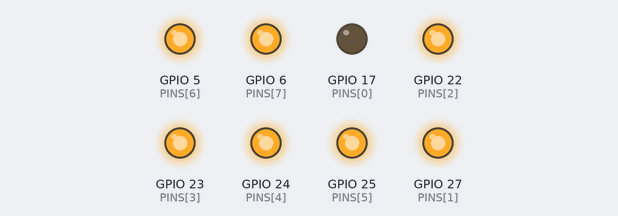
The program below on a simulated Raspberry Pi (BCM pin numbers). Shown: output pins drawn as LEDs (lit = HIGH).

Above: at 0.2 s.
At 1.2 s:
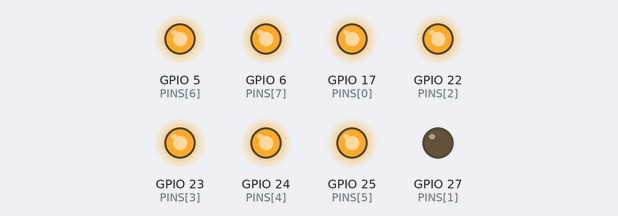
At 2.2 s:
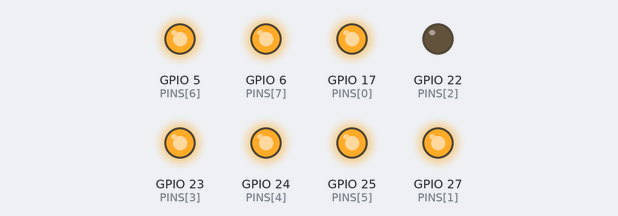
At 5.2 s:
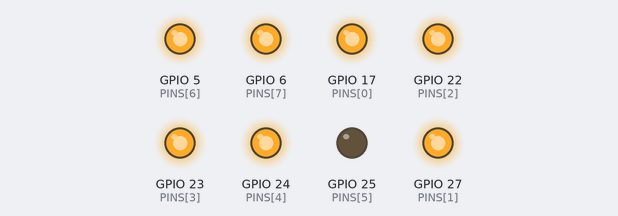
At 7.2 s:
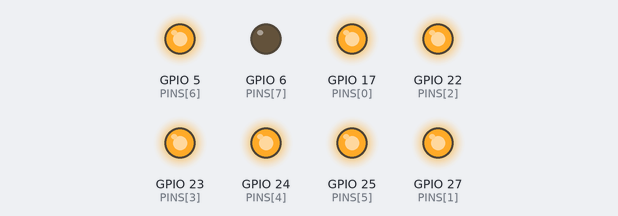
At 9.7 s:
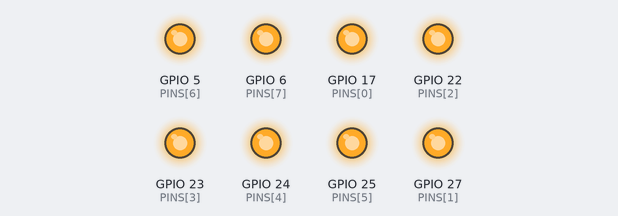
Timing chart, 0 to 10.4 s (numbered marks = the images above):
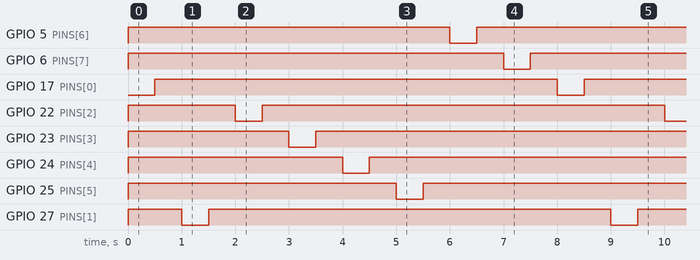

Measured:
- by itself, GPIO 5 (PINS[6]), GPIO 6 (PINS[7]), GPIO 17 (PINS[0]), GPIO 22 (PINS[2]), GPIO 23 (PINS[3]), GPIO 24 (PINS[4]), GPIO 25 (PINS[5]), GPIO 27 (PINS[1]): alternates HIGH for 7.5 s and LOW for 0.50 s
- by itself, everything shown: repeats every 8.0 s, in 16 steps

The program:

example.py
```python
# Uses RPi.GPIO to set eight BCM pins as outputs (active-LOW) and cycles each relay on and off in sequence with 0.5s delays on a Raspberry Pi.
#
# Buy this module: https://shillehtek.com/products/8-channel-5v-relay-module
# Full manual: https://shillehtek.com/blogs/shillehtek-product-manuals/8-channel-5v-relay-module-manual
# More examples: https://github.com/shillehbean/shillehtek-examples
#

#!/usr/bin/env python3
# 8-Channel 5V Relay Module - Raspberry Pi Example
# IN pins: GPIO 17, 27, 22, 23, 24, 25, 5, 6 (BCM)
# Active LOW logic.

import RPi.GPIO as GPIO
import time

PINS = [17, 27, 22, 23, 24, 25, 5, 6]

GPIO.setmode(GPIO.BCM)
for p in PINS:
    GPIO.setup(p, GPIO.OUT, initial=GPIO.HIGH)  # start OFF

try:
    while True:
        GPIO.output(17, GPIO.LOW)   # Relay 1 ON
        time.sleep(0.5)
        GPIO.output(17, GPIO.HIGH)  # Relay 1 OFF
        time.sleep(0.5)
        GPIO.output(27, GPIO.LOW)   # Relay 2 ON
        time.sleep(0.5)
        GPIO.output(27, GPIO.HIGH)  # Relay 2 OFF
        time.sleep(0.5)
        GPIO.output(22, GPIO.LOW)   # Relay 3 ON
        time.sleep(0.5)
        GPIO.output(22, GPIO.HIGH)  # Relay 3 OFF
        time.sleep(0.5)
        GPIO.output(23, GPIO.LOW)   # Relay 4 ON
        time.sleep(0.5)
        GPIO.output(23, GPIO.HIGH)  # Relay 4 OFF
        time.sleep(0.5)
        GPIO.output(24, GPIO.LOW)   # Relay 5 ON
        time.sleep(0.5)
        GPIO.output(24, GPIO.HIGH)  # Relay 5 OFF
        time.sleep(0.5)
        GPIO.output(25, GPIO.LOW)   # Relay 6 ON
        time.sleep(0.5)
        GPIO.output(25, GPIO.HIGH)  # Relay 6 OFF
        time.sleep(0.5)
        GPIO.output(5, GPIO.LOW)   # Relay 7 ON
        time.sleep(0.5)
        GPIO.output(5, GPIO.HIGH)  # Relay 7 OFF
        time.sleep(0.5)
        GPIO.output(6, GPIO.LOW)   # Relay 8 ON
        time.sleep(0.5)
        GPIO.output(6, GPIO.HIGH)  # Relay 8 OFF
        time.sleep(0.5)
except KeyboardInterrupt:
    print("Stopped by user")
finally:
    for p in PINS:
        GPIO.output(p, GPIO.HIGH)  # ensure OFF
    GPIO.cleanup()
```
